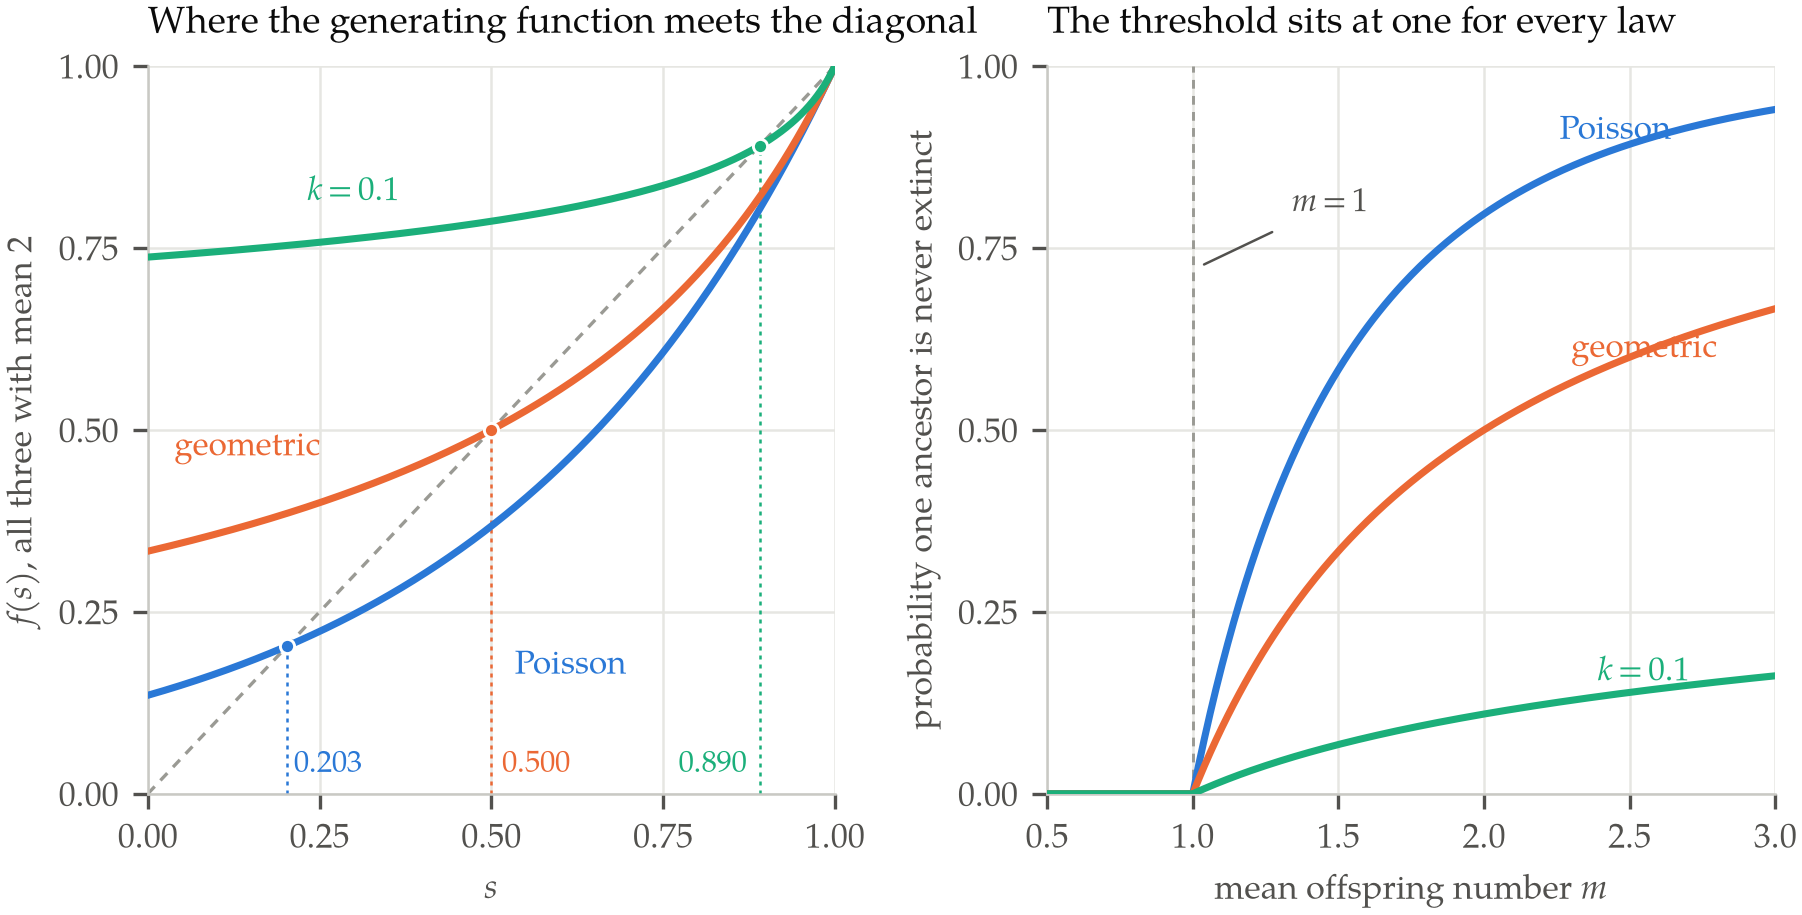

This chart was generated by the following Python code:
"""Figure for report 014 — the threshold is set by the mean, the outcome is not.

A Galton-Watson process starts from one individual whose number of offspring is
drawn from a law with probability generating function f(s) = sum_j p_j s^j. The
extinction probability q is the smallest root in [0, 1] of

    q = f(q),

and f'(1) is the mean offspring number m. Every law with m > 1 has q < 1, and
every law with m <= 1 has q = 1: that is the whole of the criticality theorem.

Three laws are plotted, all with the same mean m = 2, so all three have the same
slope where they meet the diagonal at s = 1, and all three cross the threshold at
exactly the same place:

    Poisson(2)              f(s) = exp(-2(1-s))                  variance 2
    geometric, NB k = 1     f(s) = 1 / (1 + 2(1-s))              variance 6
    negative binomial       f(s) = (1 + 20(1-s))^(-0.1)           variance 42
      with k = 0.1, the order of magnitude Endo et al. estimated for
      SARS-CoV-2 transmission

Left panel — the fixed-point construction at m = 2. The three curves have the
same tangent at the top right corner and wildly different first crossings:
q = 0.203, 0.500 and 0.890.

Right panel — the survival probability 1 - q as the mean is swept from 0.5 to 3.
All three curves lift off the axis at m = 1 and nowhere else, which is the point
of the pairing: the threshold is a property of the mean alone, and everything
above the threshold is a property of the whole distribution.

Palette: the blue / orange / green trio used in reports 009-013, direct-labelled
rather than legended, as this is print.
Run: python3 figures/014-branching-fixed-point.py
"""
import matplotlib
matplotlib.use("Agg")
import matplotlib.font_manager as fm
import matplotlib.pyplot as plt
import numpy as np
import tempfile
from pathlib import Path

SERIF = "TeX Gyre Pagella"
BLUE, ORANGE, GREEN = "#2a78d6", "#eb6834", "#1baf7a"
INK, MUTED, GRID = "#0b0b0b", "#52514e", "#e6e6e2"


def use_vendored_pagella():
    """Register tools/fonts/texgyrepagella-*.woff2 with matplotlib.

    matplotlib cannot read woff2, so decompress the vendored faces to ttf in a
    temporary directory and register those. Naming the family and hoping the
    host has it installed is what put report 008 in the wrong typeface.
    """
    vendored = sorted((Path(__file__).resolve().parent.parent / "tools" / "fonts")
                      .glob("texgyrepagella-*.woff2"))
    if not vendored:
        return False
    try:
        from fontTools.ttLib import TTFont
    except ImportError:
        return False
    cache = Path(tempfile.mkdtemp(prefix="pagella-"))
    for src in vendored:
        face = TTFont(str(src))
        face.flavor = None
        dst = cache / (src.stem + ".ttf")
        face.save(str(dst))
        fm.fontManager.addfont(str(dst))
    return SERIF in {f.name for f in fm.fontManager.ttflist}


if not use_vendored_pagella() and SERIF not in {f.name for f in fm.fontManager.ttflist}:
    raise SystemExit("TeX Gyre Pagella unavailable: install fontTools and brotli "
                     "so the vendored woff2 faces in tools/fonts/ can be used.")

plt.rcParams.update({
    "font.family": "serif", "font.serif": [SERIF], "font.size": 8.2,
    "mathtext.fontset": "custom", "mathtext.rm": SERIF,
    "mathtext.it": f"{SERIF}:italic", "mathtext.bf": f"{SERIF}:bold",
    "mathtext.cal": f"{SERIF}:italic", "mathtext.sf": SERIF, "mathtext.tt": SERIF,
    "axes.edgecolor": "#c9c9c4", "axes.linewidth": 0.6,
    "text.color": INK, "axes.labelcolor": MUTED, "xtick.color": MUTED,
    "ytick.color": MUTED, "figure.facecolor": "white", "savefig.facecolor": "white",
})


def pgf_poisson(s, m):
    return np.exp(-m * (1.0 - s))


def pgf_nb(s, m, k):
    return (1.0 + (m / k) * (1.0 - s)) ** (-k)


LAWS = [
    ("Poisson", BLUE, lambda s, m: pgf_poisson(s, m)),
    ("geometric", ORANGE, lambda s, m: pgf_nb(s, m, 1.0)),
    ("k = 0.1", GREEN, lambda s, m: pgf_nb(s, m, 0.1)),
]


def extinction(f, m, iters=400000):
    """Smallest fixed point of f in [0, 1], reached by iterating from zero."""
    q = 0.0
    for _ in range(iters):
        nxt = f(np.array([q]), m)[0]
        if abs(nxt - q) < 1e-14:
            return nxt
        q = nxt
    return q


fig, (axL, axR) = plt.subplots(1, 2, figsize=(7.0, 3.15),
                               gridspec_kw=dict(width_ratios=[1.0, 1.06],
                                                wspace=0.30))

# ---- left: the fixed-point construction at m = 2 -------------------------
M = 2.0
s = np.linspace(0.0, 1.0, 1200)
axL.plot(s, s, color="#9a9a94", lw=0.8, ls=(0, (3, 2.5)), zorder=2)
for label, colour, f in LAWS:
    axL.plot(s, f(s, M), color=colour, lw=1.7, zorder=3)
    q = extinction(f, M)
    axL.plot([q], [q], marker="o", ms=3.4, color=colour, zorder=5,
             markeredgecolor="white", markeredgewidth=0.7)
    axL.plot([q, q], [0.0, q], color=colour, lw=0.6, ls=(0, (1.6, 2.0)),
             zorder=2)
axL.set_xlim(0, 1)
axL.set_ylim(0, 1)
axL.set_xticks([0, 0.25, 0.5, 0.75, 1.0])
axL.set_yticks([0, 0.25, 0.5, 0.75, 1.0])
axL.set_xlabel("$s$")
axL.set_ylabel("$f(s)$, all three with mean 2")
axL.set_title("Where the generating function meets the diagonal",
              fontsize=9.0, loc="left", pad=8, color=INK)
axL.text(0.30, 0.815, "$k = 0.1$", color=GREEN, fontsize=8.0, ha="center")
axL.text(0.145, 0.465, "geometric", color=ORANGE, fontsize=8.0, ha="center")
axL.text(0.615, 0.165, "Poisson", color=BLUE, fontsize=8.0, ha="center")
axL.text(0.262, 0.030, "0.203", color=BLUE, fontsize=7.4, ha="center")
axL.text(0.565, 0.030, "0.500", color=ORANGE, fontsize=7.4, ha="center")
axL.text(0.822, 0.030, "0.890", color=GREEN, fontsize=7.4, ha="center")
axL.grid(color=GRID, lw=0.6, zorder=0)
for sp in ("top", "right"):
    axL.spines[sp].set_visible(False)

# ---- right: survival probability as the mean is swept --------------------
means = np.linspace(0.5, 3.0, 251)
for label, colour, f in LAWS:
    surv = np.array([max(0.0, 1.0 - extinction(f, float(m), iters=60000))
                     for m in means])
    axR.plot(means, surv, color=colour, lw=1.7, zorder=3)
axR.axvline(1.0, color="#9a9a94", lw=0.7, ls=(0, (3, 2.5)), zorder=2)
axR.set_xlim(0.5, 3.0)
axR.set_ylim(0, 1.0)
axR.set_xticks([0.5, 1.0, 1.5, 2.0, 2.5, 3.0])
axR.set_yticks([0, 0.25, 0.5, 0.75, 1.0])
axR.set_xlabel("mean offspring number $m$")
axR.set_ylabel("probability one ancestor is never extinct")
axR.set_title("The threshold sits at one for every law",
              fontsize=9.0, loc="left", pad=8, color=INK)
axR.text(2.45, 0.90, "Poisson", color=BLUE, fontsize=8.0, ha="center")
axR.text(2.55, 0.60, "geometric", color=ORANGE, fontsize=8.0, ha="center")
axR.text(2.55, 0.155, "$k = 0.1$", color=GREEN, fontsize=8.0, ha="center")
axR.annotate("$m = 1$", xy=(1.0, 0.72), xytext=(1.34, 0.80),
             fontsize=7.8, color=MUTED, ha="left",
             arrowprops=dict(arrowstyle="-", color=MUTED, lw=0.6,
                             shrinkA=3, shrinkB=3))
axR.grid(color=GRID, lw=0.6, zorder=0)
for sp in ("top", "right"):
    axR.spines[sp].set_visible(False)

for label, colour, f in LAWS:
    print("%-10s  m=2: q=%.4f    m=1.001: q=%.6f    m=0.999: q=%.6f"
          % (label, extinction(f, 2.0), extinction(f, 1.001, iters=2000000),
             extinction(f, 0.999, iters=2000000)))

out = Path(__file__).with_suffix(".png")
fig.savefig(out, dpi=300, bbox_inches="tight", pad_inches=0.02)
print("wrote", out)
